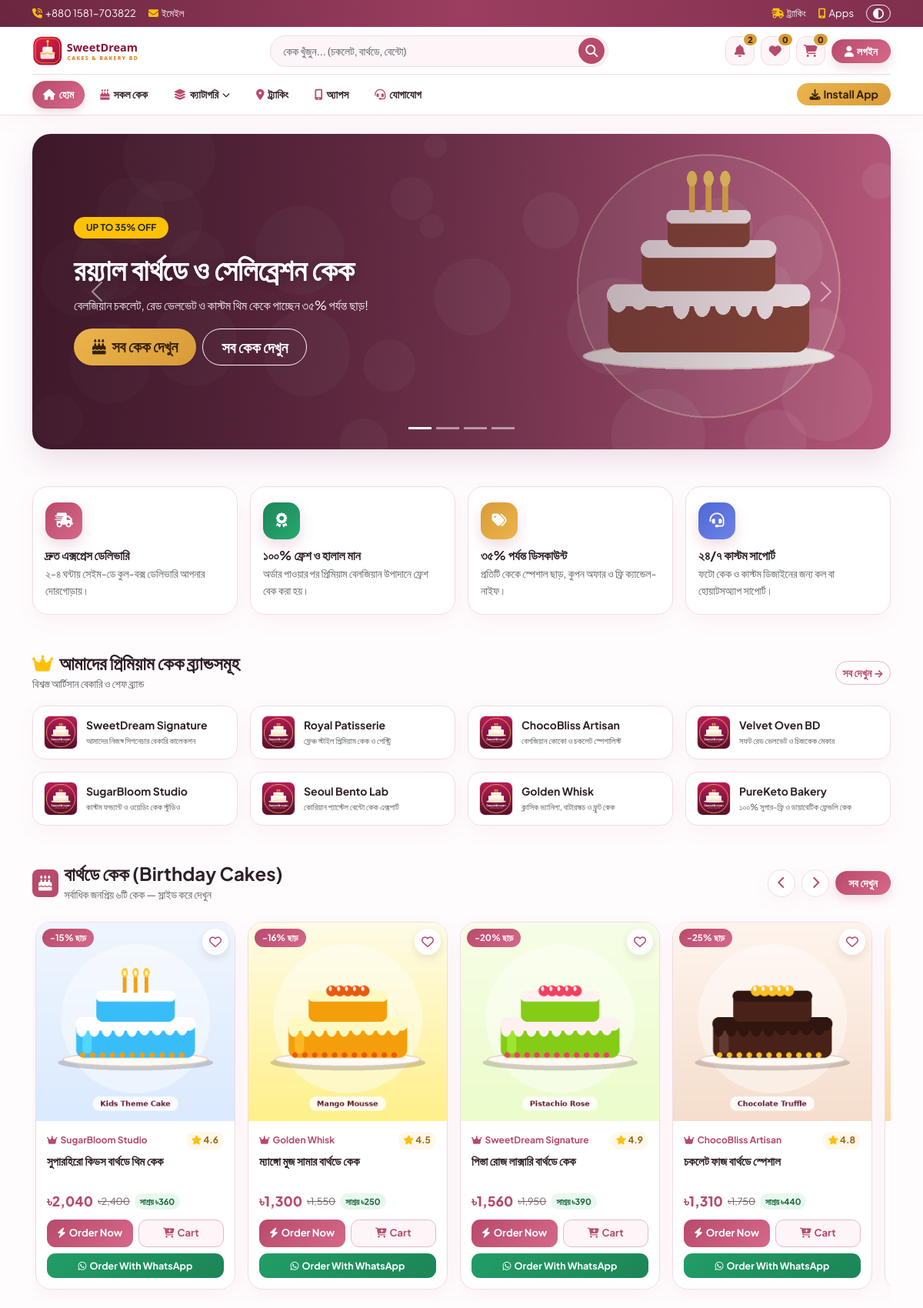
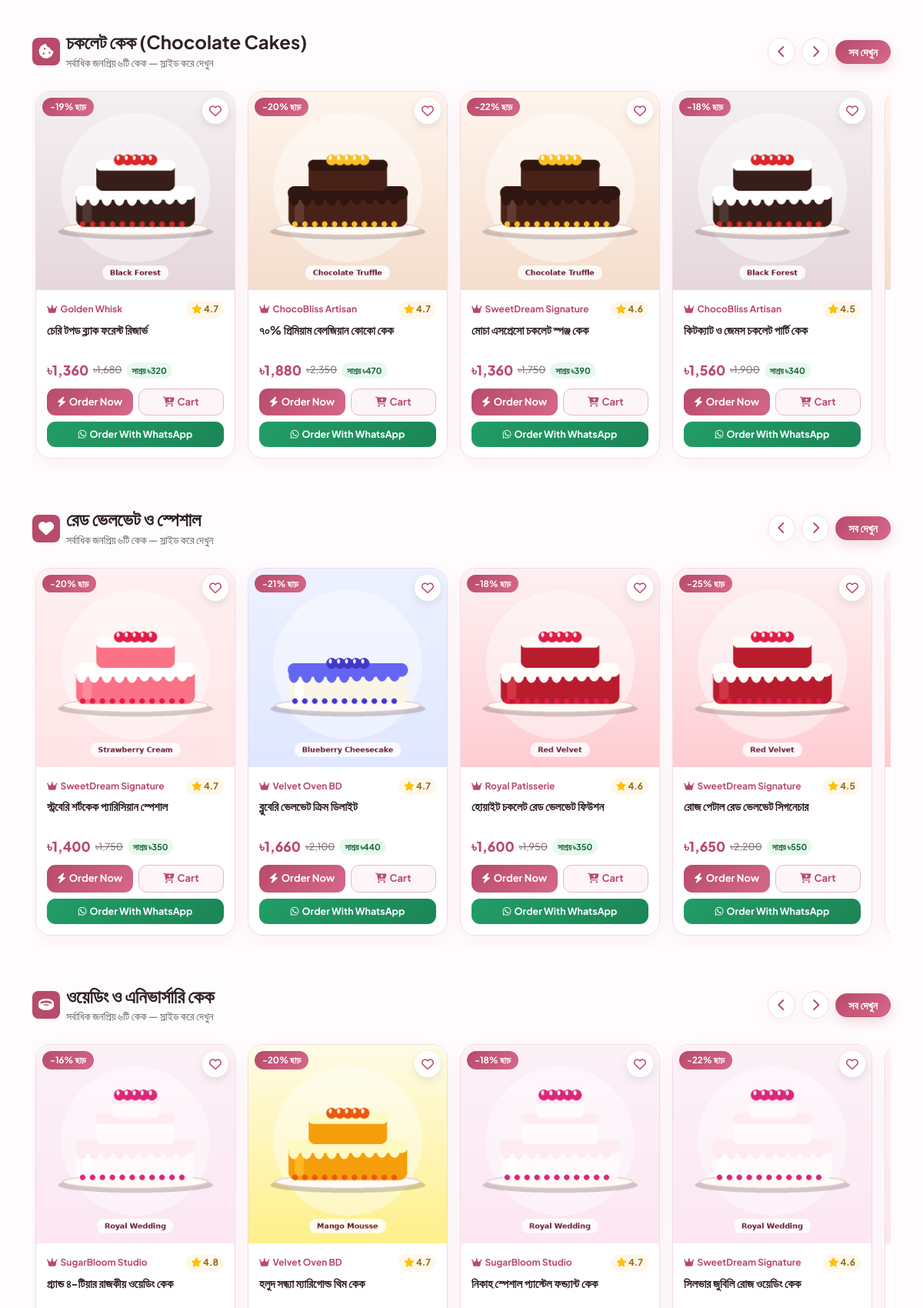
The page / (upper part) on the database its author committed (2 pictures, top to bottom).
### tables this page shows
CREATE TABLE banners (
    id INTEGER PRIMARY KEY AUTOINCREMENT,
    title TEXT NOT NULL,
    subtitle TEXT DEFAULT '',
    badge_text TEXT DEFAULT '',
    btn_text TEXT DEFAULT 'অর্ডার করুন',
    btn_link TEXT DEFAULT 'products.php',
    image TEXT NOT NULL,
    sort_order INTEGER DEFAULT 0,
    status INTEGER DEFAULT 1
);

CREATE TABLE brands (
    id INTEGER PRIMARY KEY AUTOINCREMENT,
    name TEXT NOT NULL,
    slug TEXT UNIQUE NOT NULL,
    logo TEXT DEFAULT '',
    description TEXT DEFAULT '',
    status INTEGER DEFAULT 1
);

CREATE TABLE categories (
    id INTEGER PRIMARY KEY AUTOINCREMENT,
    parent_id INTEGER DEFAULT 0,
    name TEXT NOT NULL,
    slug TEXT UNIQUE NOT NULL,
    icon TEXT DEFAULT 'fa-cake-candles',
    image TEXT DEFAULT '',
    sort_order INTEGER DEFAULT 0,
    status INTEGER DEFAULT 1
);

CREATE TABLE products (
    id INTEGER PRIMARY KEY AUTOINCREMENT,
    sku TEXT UNIQUE NOT NULL,
    name TEXT NOT NULL,
    slug TEXT UNIQUE NOT NULL,
    category_id INTEGER NOT NULL,
    brand_id INTEGER NOT NULL,
    regular_price REAL NOT NULL,
    discount_price REAL NOT NULL,
    discount_percent INTEGER DEFAULT 0,
    stock INTEGER DEFAULT 10,
    defective_flag INTEGER DEFAULT 0,
    defective_note TEXT DEFAULT '',
    rating REAL DEFAULT 4.8,
    review_count INTEGER DEFAULT 0,
    short_desc TEXT DEFAULT '',
    desc_step1 TEXT DEFAULT '',
    desc_step2 TEXT DEFAULT '',
    desc_step3 TEXT DEFAULT '',
    delivery_info TEXT DEFAULT '',
    benefits_info TEXT DEFAULT '',
    authentic_info TEXT DEFAULT '',
    replacement_info TEXT DEFAULT '',
    images_json TEXT DEFAULT '[]',
    variants_json TEXT DEFAULT '[]',
    is_featured INTEGER DEFAULT 1,
    status INTEGER DEFAULT 1,
    created_at TEXT DEFAULT CURRENT_TIMESTAMP
);

### includes/functions.php (the view, shortened to what the rows shown need)
<?php
require_once __DIR__ . '/config.php';
function format_tk(float $amount): string {
    return setting('currency', '৳') . number_format($amount, 0);
}
function product_images(array $p): array {
    $imgs = json_decode($p['images_json'] ?? '[]', true);
    return $imgs;
}
function product_first_image(array $p): string {
    return asset_url(product_images($p)[0]);
}
function whatsapp_order_url(array $p, string $variant = ''): string {
    $wa = preg_replace('/[^0-9]/', '', setting('whatsapp', '8801581703822'));
    $msg = "আসসালামু আলাইকুম! আমি এই কেকটি অর্ডার করতে চাই:\n"
         . "🎂 প্রোডাক্ট: " . $p['name'] . "\n"
         . "🏷️ SKU: " . $p['sku'] . "\n"
         . ($variant ? "🎨 ভ্যারিয়েন্ট: " . $variant . "\n" : "")
         . "💰 ডিসকাউন্ট মূল্য: " . format_tk((float)$p['discount_price']) . "\n"
         . "🔗 লিংক: " . base_url('product.php?slug=' . urlencode($p['slug']));
    return "https://wa.me/{$wa}?text=" . rawurlencode($msg);
}
function get_favorite_ids(): array {
    $u = current_user();
    return array_values(array_unique(array_map('intval', $_SESSION['favorites'] ?? [])));
}
function track_live_visitor(string $page = ''): void {
    try {
        $u = current_user();
    } catch (Throwable $e) {}
}
function render_cake_card(array $p, string $brandName = '', array $favIds = []): string {
    $img = product_first_image($p);
    $discPct = (int)$p['discount_percent'];
    $reg = (float)$p['regular_price'];
    $disc = (float)$p['discount_price'];
    $savings = max(0, $reg - $disc);
    $pid = (int)$p['id'];
    $isFav = in_array($pid, $favIds, true);
    $rating = number_format((float)$p['rating'], 1);
    $pUrl = base_url('product.php?slug=' . urlencode($p['slug']));
    $waUrl = whatsapp_order_url($p);
    $bName = $brandName ?: ($p['brand_name'] ?? 'SweetDream');
    return '
    <div class="cake-card" data-product-id="' . $pid . '">
        <div class="cake-card-media">
            ' . ($discPct > 0 ? '<span class="badge-discount">-' . $discPct . '% ছাড়</span>' : '') . '
            <button type="button" class="btn-fav-corner ' . ($isFav ? 'active' : '') . '" data-fav-id="' . $pid . '" onclick="toggleFavorite(' . $pid . ', this)" title="ফেভরিট">
                <i class="' . ($isFav ? 'fa-solid' : 'fa-regular') . ' fa-heart"></i>
            </button>
            <a href="' . e($pUrl) . '" class="cake-img-link">
                <img src="' . e($img) . '" alt="' . e($p['name']) . '" loading="lazy">
            </a>
        </div>
        <div class="cake-card-body">
            <div class="cake-meta-row">
                <span class="cake-brand"><i class="fa-solid fa-crown me-1"></i>' . e($bName) . '</span>
                <span class="cake-rating"><i class="fa-solid fa-star text-warning"></i> ' . $rating . '</span>
            </div>
            <h3 class="cake-title"><a href="' . e($pUrl) . '">' . e($p['name']) . '</a></h3>
            <div class="cake-price-row">
                <span class="price-discount">' . format_tk($disc) . '</span>
                <span class="price-regular">' . format_tk($reg) . '</span>
                <span class="price-savings">সাশ্রয় ' . format_tk($savings) . '</span>
            </div>
            <div class="cake-actions-row">
                <button type="button" class="btn btn-order-now" onclick="orderNow(' . $pid . ')">
                    <i class="fa-solid fa-bolt me-1"></i>Order Now
                </button>
                <button type="button" class="btn btn-add-cart" onclick="addToCart(' . $pid . ', 1)">
                    <i class="fa-solid fa-cart-plus me-1"></i>Cart
                </button>
            </div>
            <a href="' . e($waUrl) . '" target="_blank" rel="noopener" class="btn btn-whatsapp-order w-100 mt-2">
                <i class="fa-brands fa-whatsapp me-1"></i>Order With WhatsApp
            </a>
        </div>
    </div>';
}

### index.php (shortened to what the rows shown need)
<?php
require_once __DIR__ . '/includes/header.php';
$pdo = db();
$banners = $pdo->query("SELECT * FROM banners WHERE status = 1 ORDER BY sort_order ASC, id DESC")->fetchAll();
$brands = $pdo->query("SELECT * FROM brands WHERE status = 1 ORDER BY id ASC")->fetchAll();
$mainCats = $pdo->query("SELECT * FROM categories WHERE parent_id = 0 AND status = 1 ORDER BY sort_order ASC")->fetchAll();
$favIds = get_favorite_ids();
?>
<div class="container py-4">
  <section class="mb-5">
    <div id="heroBannerCarousel" class="carousel slide carousel-fade hero-banner-card" data-bs-ride="carousel" data-bs-interval="4800">
      <div class="carousel-indicators">
        <?php foreach ($banners as $i => $b): ?>
          <button type="button" data-bs-target="#heroBannerCarousel" data-bs-slide-to="<?= $i ?>" class="<?= $i === 0 ? 'active' : '' ?>" aria-label="Slide <?= $i + 1 ?>"></button>
        <?php endforeach; ?>
      </div>
      <div class="carousel-inner">
        <?php foreach ($banners as $i => $b): ?>
          <div class="carousel-item <?= $i === 0 ? 'active' : '' ?>">
            <img src="<?= e(asset_url($b['image'])) ?>" class="hero-slide-img" alt="<?= e($b['title']) ?>">
            <div class="hero-overlay-caption">
              <?php if (!empty($b['badge_text'])): ?>
                <span class="badge bg-warning text-dark rounded-pill px-3 py-2 fw-bold mb-3 align-self-start"><?= e($b['badge_text']) ?></span>
              <?php endif; ?>
              <h1 style="max-width:600px;"><?= e($b['title']) ?></h1>
              <?php if (!empty($b['subtitle'])): ?>
                <p style="max-width:540px;"><?= e($b['subtitle']) ?></p>
              <?php endif; ?>
              <div class="d-flex gap-2 flex-wrap">
                <a href="<?= e(base_url($b['btn_link'] ?: 'products.php')) ?>" class="btn btn-warning btn-lg rounded-pill fw-bold px-4 shadow-sm">
                  <i class="fa-solid fa-cake-candles me-2"></i><?= e($b['btn_text'] ?: 'অর্ডার করুন') ?>
                </a>
                <a href="<?= e(base_url('products.php')) ?>" class="btn btn-outline-light btn-lg rounded-pill fw-bold px-4">
                  সব কেক দেখুন
                </a>
              </div>
            </div>
          </div>
        <?php endforeach; ?>
      </div>
    </div>
  </section>
  <section class="mb-5">
    <div class="row g-3">
      <?php foreach ($brands as $br): ?>
        <div class="col-6 col-md-4 col-lg-3">
          <a href="<?= e(base_url('products.php?brand=' . (int)$br['id'])) ?>" class="brand-pill-card">
            <img src="<?= e(asset_url($br['logo'] ?: 'assets/images/icon-192.png')) ?>" alt="<?= e($br['name']) ?>" width="44" height="44" class="rounded-3 border">
            <div class="overflow-hidden">
              <div class="fw-bold small text-truncate"><?= e($br['name']) ?></div>
              <div class="text-muted" style="font-size:11px;white-space:nowrap;overflow:hidden;text-overflow:ellipsis;"><?= e($br['description']) ?></div>
            </div>
          </a>
        </div>
      <?php endforeach; ?>
    </div>
  </section>
  <?php foreach ($mainCats as $cat):
    $stmt = $pdo->prepare("
      SELECT p.*, b.name AS brand_name
      FROM products p
      LEFT JOIN brands b ON b.id = p.brand_id
      LEFT JOIN categories c ON c.id = p.category_id
      WHERE p.status = 1 AND (p.category_id = ? OR c.parent_id = ?)
      ORDER BY p.id DESC LIMIT 6
    ");
    $stmt->execute([$cat['id'], $cat['id']]);
    $catProducts = $stmt->fetchAll();
    $sliderId = 'catSlider_' . (int)$cat['id'];
  ?>
  <section class="mb-5">
    <div class="d-flex justify-content-between align-items-center mb-3 flex-wrap gap-2">
      <div class="d-flex align-items-center gap-2">
        <span class="badge bg-danger rounded-3 p-2"><i class="fa-solid <?= e($cat['icon']) ?> fs-5"></i></span>
        <div>
          <h4 class="fw-bold mb-0"><?= e($cat['name']) ?></h4>
          <small class="text-muted">সর্বাধিক জনপ্রিয় ৬টি কেক — স্লাইড করে দেখুন</small>
        </div>
      </div>
      <div class="d-flex align-items-center gap-2">
        <button type="button" class="slider-nav-btn" onclick="slideCategory('<?= $sliderId ?>', -1)" aria-label="Previous"><i class="fa-solid fa-chevron-left"></i></button>
        <button type="button" class="slider-nav-btn" onclick="slideCategory('<?= $sliderId ?>', 1)" aria-label="Next"><i class="fa-solid fa-chevron-right"></i></button>
        <a href="<?= e(base_url('category.php?slug=' . urlencode($cat['slug']))) ?>" class="btn btn-sm btn-danger rounded-pill fw-bold px-3">সব দেখুন</a>
      </div>
    </div>
    <div class="category-slider-track" id="<?= $sliderId ?>">
      <?php foreach ($catProducts as $cp): ?>
        <div class="slider-slide-item">
          <?= render_cake_card($cp, $cp['brand_name'] ?? 'SweetDream', $favIds) ?>
        </div>
      <?php endforeach; ?>
    </div>
  </section>
  <?php endforeach; ?>
</div>
<?php require_once __DIR__ . '/includes/footer.php'; ?>

### rows shown on the page
banners: image (picture), badge_text "UP TO 35% OFF", title "রয়্যাল বার্থডে ও সেলিব্রেশন কেক", subtitle "বেলজিয়ান চকলেট, রেড ভেলভেট ও কাস্টম থিম কেকে পাচ্ছেন ৩৫% পর্যন্ত ছাড়!", btn_text "সব কেক দেখুন"
brands: logo (picture), name "SweetDream Signature", description "আমাদের নিজস্ব সিগনেচার বেকারি কালেকশন"
brands: logo (picture), name "Royal Patisserie", description "ফ্রেঞ্চ স্টাইল প্রিমিয়াম কেক ও পেস্ট্রি"
brands: logo (picture), name "ChocoBliss Artisan", description "বেলজিয়ান কোকো ও চকলেট স্পেশালিস্ট"
brands: logo (picture), name "Velvet Oven BD", description "সফট রেড ভেলভেট ও চিজকেক মেকার"
brands: logo (picture), name "SugarBloom Studio", description "কাস্টম ফন্ড্যান্ট ও ওয়েডিং কেক স্টুডিও"
brands: logo (picture), name "Seoul Bento Lab", description "কোরিয়ান প্যাস্টেল বেন্টো কেক এক্সপার্ট"
brands: logo (picture), name "Golden Whisk", description "ক্লাসিক ভ্যানিলা, বাটারস্কচ ও ফ্রুট কেক"
brands: logo (picture), name "PureKeto Bakery", description "১০০% সুগার-ফ্রি ও ডায়াবেটিক ফ্রেন্ডলি কেক"
categories: name "বার্থডে কেক (Birthday Cakes)"
products: discount_percent "15", shows a picture, brand.name "SugarBloom Studio", rating "4.6", name "সুপারহিরো কিডস বার্থডে থিম কেক", discount_price "৳2,040", regular_price "৳2,400", format_tk($savings) "৳360"
products: discount_percent "16", brand.name "Golden Whisk", rating "4.5", name "ম্যাঙ্গো মুজ সামার বার্থডে কেক", discount_price "৳1,300", regular_price "৳1,550", format_tk($savings) "৳250"
products: discount_percent "20", shows a picture, brand.name "SweetDream Signature", rating "4.9", name "পিস্তা রোজ লাক্সারি বার্থডে কেক", discount_price "৳1,560", regular_price "৳1,950", format_tk($savings) "৳390"
products: discount_percent "25", brand.name "ChocoBliss Artisan", rating "4.8", name "চকলেট ফাজ বার্থডে স্পেশাল", discount_price "৳1,310", regular_price "৳1,750", format_tk($savings) "৳440"
products: shows a picture
categories: name "চকলেট কেক (Chocolate Cakes)"
products: discount_percent "19", brand.name "Golden Whisk", rating "4.7", name "চেরি টপড ব্ল্যাক ফরেস্ট রিজার্ভ", discount_price "৳1,360", regular_price "৳1,680", format_tk($savings) "৳320"
products: discount_percent "20", brand.name "ChocoBliss Artisan", rating "4.7", name "৭০% প্রিমিয়াম বেলজিয়ান কোকো কেক", discount_price "৳1,880", regular_price "৳2,350", format_tk($savings) "৳470"
products: discount_percent "22", brand.name "SweetDream Signature", rating "4.6", name "মোচা এসপ্রেসো চকলেট স্পঞ্জ কেক", discount_price "৳1,360", regular_price "৳1,750", format_tk($savings) "৳390"
products: discount_percent "18", brand.name "ChocoBliss Artisan", rating "4.5", name "কিটক্যাট ও জেমস চকলেট পার্টি কেক", discount_price "৳1,560", regular_price "৳1,900", format_tk($savings) "৳340"
categories: name "রেড ভেলভেট ও স্পেশাল"
products: discount_percent "20", shows a picture, brand.name "SweetDream Signature", rating "4.7", name "স্ট্রবেরি শর্টকেক প্যারিসিয়ান স্পেশাল", discount_price "৳1,400", regular_price "৳1,750", format_tk($savings) "৳350"
products: discount_percent "21", shows a picture, brand.name "Velvet Oven BD", rating "4.7", name "ব্লুবেরি ভেলভেট ক্রিম ডিলাইট", discount_price "৳1,660", regular_price "৳2,100", format_tk($savings) "৳440"
products: discount_percent "18", brand.name "Royal Patisserie", rating "4.6", name "হোয়াইট চকলেট রেড ভেলভেট ফিউশন", discount_price "৳1,600", regular_price "৳1,950", format_tk($savings) "৳350"
products: discount_percent "25", brand.name "SweetDream Signature", rating "4.5", name "রোজ পেটাল রেড ভেলভেট সিগনেচার", discount_price "৳1,650", regular_price "৳2,200", format_tk($savings) "৳550"
categories: name "ওয়েডিং ও এনিভার্সারি কেক"
products: discount_percent "16", brand.name "SugarBloom Studio", rating "4.8", name "গ্র্যান্ড ৪-টিয়ার রাজকীয় ওয়েডিং কেক"
products: discount_percent "20", brand.name "Velvet Oven BD", rating "4.7", name "হলুদ সন্ধ্যা ম্যারিগোল্ড থিম কেক"
products: discount_percent "18", brand.name "SugarBloom Studio", rating "4.7", name "নিকাহ স্পেশাল প্যাস্টেল ফন্ড্যান্ট কেক"
products: discount_percent "22", brand.name "SweetDream Signature", rating "4.6", name "সিলভার জুবিলি রোজ ওয়েডিং কেক"

### other values the page prints
setting('phone') "+880 1581-703822"
$unreadNotif "2"
favorite_count() "0"
cart_count() "0"
